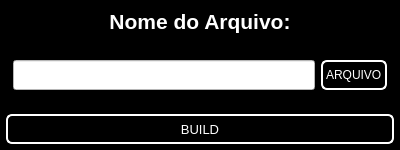
<?xml version="1.0" encoding="UTF-8"?>
<ui version="4.0">
 <class>MainWindow</class>
 <widget class="QMainWindow" name="MainWindow">
  <property name="windowModality">
   <enum>Qt::WindowModal</enum>
  </property>
  <property name="geometry">
   <rect>
    <x>0</x>
    <y>0</y>
    <width>400</width>
    <height>150</height>
   </rect>
  </property>
  <property name="minimumSize">
   <size>
    <width>400</width>
    <height>150</height>
   </size>
  </property>
  <property name="maximumSize">
   <size>
    <width>400</width>
    <height>150</height>
   </size>
  </property>
  <property name="acceptDrops">
   <bool>true</bool>
  </property>
  <property name="windowTitle">
   <string>BUILDER</string>
  </property>
  <property name="autoFillBackground">
   <bool>false</bool>
  </property>
  <property name="styleSheet">
   <string notr="true">color: rgb(255, 255, 255);
background-color: rgb(0, 0, 0);</string>
  </property>
  <widget class="QWidget" name="centralwidget">
   <property name="acceptDrops">
    <bool>true</bool>
   </property>
   <property name="styleSheet">
    <string notr="true">QPushButton{
border: 2px solid white;
border-radius: 6px;
}

QLineEdit{
background-color: white;
color: black;
}</string>
   </property>
   <layout class="QVBoxLayout" name="verticalLayout">
    <property name="spacing">
     <number>6</number>
    </property>
    <property name="leftMargin">
     <number>6</number>
    </property>
    <property name="topMargin">
     <number>6</number>
    </property>
    <property name="rightMargin">
     <number>6</number>
    </property>
    <property name="bottomMargin">
     <number>6</number>
    </property>
    <item>
     <widget class="QLabel" name="Lbl_Nome_Do_Arquivo">
      <property name="maximumSize">
       <size>
        <width>16777215</width>
        <height>30</height>
       </size>
      </property>
      <property name="font">
       <font>
        <pointsize>16</pointsize>
        <weight>75</weight>
        <bold>true</bold>
       </font>
      </property>
      <property name="acceptDrops">
       <bool>true</bool>
      </property>
      <property name="text">
       <string>Nome do Arquivo:</string>
      </property>
      <property name="alignment">
       <set>Qt::AlignCenter</set>
      </property>
     </widget>
    </item>
    <item>
     <widget class="QFrame" name="Frame_Arquivo">
      <property name="frameShape">
       <enum>QFrame::StyledPanel</enum>
      </property>
      <property name="frameShadow">
       <enum>QFrame::Raised</enum>
      </property>
      <layout class="QHBoxLayout" name="horizontalLayout" stretch="0,0">
       <property name="spacing">
        <number>6</number>
       </property>
       <property name="leftMargin">
        <number>6</number>
       </property>
       <property name="topMargin">
        <number>6</number>
       </property>
       <property name="rightMargin">
        <number>6</number>
       </property>
       <property name="bottomMargin">
        <number>6</number>
       </property>
       <item>
        <widget class="QLineEdit" name="LineEdit_Arquivo">
         <property name="maximumSize">
          <size>
           <width>16777215</width>
           <height>30</height>
          </size>
         </property>
        </widget>
       </item>
       <item>
        <widget class="QPushButton" name="Btn_Arquivo">
         <property name="maximumSize">
          <size>
           <width>150</width>
           <height>30</height>
          </size>
         </property>
         <property name="cursor">
          <cursorShape>PointingHandCursor</cursorShape>
         </property>
         <property name="styleSheet">
          <string notr="true"/>
         </property>
         <property name="text">
          <string> ARQUIVO </string>
         </property>
        </widget>
       </item>
      </layout>
     </widget>
    </item>
    <item>
     <widget class="QPushButton" name="Btn_Build">
      <property name="maximumSize">
       <size>
        <width>16777215</width>
        <height>30</height>
       </size>
      </property>
      <property name="font">
       <font>
        <pointsize>10</pointsize>
        <weight>50</weight>
        <bold>false</bold>
       </font>
      </property>
      <property name="cursor">
       <cursorShape>PointingHandCursor</cursorShape>
      </property>
      <property name="text">
       <string>BUILD</string>
      </property>
     </widget>
    </item>
   </layout>
  </widget>
 </widget>
 <resources>
  <include location="Images/File_Resources.qrc"/>
  <include location="Images/Icones.qrc"/>
  <include location="Images/Paridades.qrc"/>
 </resources>
 <connections/>
</ui>
